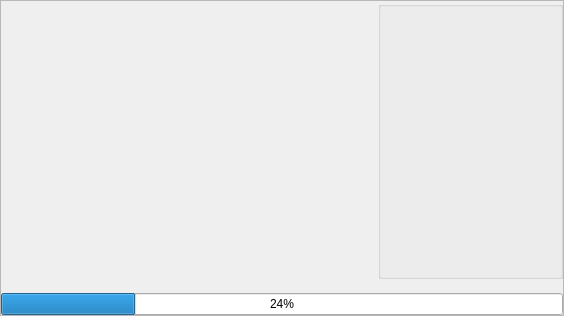
<?xml version="1.0" encoding="UTF-8"?>
<ui version="4.0">
 <class>CoverManagerWindow</class>
 <widget class="QWidget" name="CoverManagerWindow">
  <property name="geometry">
   <rect>
    <x>0</x>
    <y>0</y>
    <width>564</width>
    <height>316</height>
   </rect>
  </property>
  <property name="contextMenuPolicy">
   <enum>Qt::DefaultContextMenu</enum>
  </property>
  <property name="windowTitle">
   <string>CoverFlow</string>
  </property>
  <layout class="QGridLayout" name="gridLayout_2">
   <property name="margin">
    <number>0</number>
   </property>
   <property name="spacing">
    <number>0</number>
   </property>
   <item row="0" column="0">
    <widget class="QFrame" name="frame">
     <property name="contextMenuPolicy">
      <enum>Qt::CustomContextMenu</enum>
     </property>
     <property name="frameShape">
      <enum>QFrame::StyledPanel</enum>
     </property>
     <property name="frameShadow">
      <enum>QFrame::Plain</enum>
     </property>
     <property name="lineWidth">
      <number>0</number>
     </property>
     <layout class="QGridLayout" name="gridLayout">
      <property name="margin">
       <number>0</number>
      </property>
      <property name="spacing">
       <number>0</number>
      </property>
      <item row="0" column="1">
       <widget class="QGroupBox" name="groupBox_sideBox">
        <property name="minimumSize">
         <size>
          <width>185</width>
          <height>0</height>
         </size>
        </property>
        <property name="maximumSize">
         <size>
          <width>185</width>
          <height>16777215</height>
         </size>
        </property>
        <property name="layoutDirection">
         <enum>Qt::LeftToRight</enum>
        </property>
        <property name="title">
         <string/>
        </property>
        <property name="flat">
         <bool>true</bool>
        </property>
        <layout class="QVBoxLayout" name="verticalLayout">
         <property name="spacing">
          <number>0</number>
         </property>
         <property name="margin">
          <number>0</number>
         </property>
         <item>
          <widget class="QLabel" name="label_disc">
           <property name="minimumSize">
            <size>
             <width>160</width>
             <height>160</height>
            </size>
           </property>
           <property name="maximumSize">
            <size>
             <width>160</width>
             <height>160</height>
            </size>
           </property>
           <property name="text">
            <string/>
           </property>
          </widget>
         </item>
         <item>
          <spacer name="verticalSpacer">
           <property name="orientation">
            <enum>Qt::Vertical</enum>
           </property>
           <property name="sizeHint" stdset="0">
            <size>
             <width>0</width>
             <height>248</height>
            </size>
           </property>
          </spacer>
         </item>
        </layout>
       </widget>
      </item>
      <item row="0" column="0">
       <widget class="PictureFlow" name="pictureFlow">
        <property name="sizePolicy">
         <sizepolicy hsizetype="Expanding" vsizetype="Expanding">
          <horstretch>0</horstretch>
          <verstretch>0</verstretch>
         </sizepolicy>
        </property>
        <property name="minimumSize">
         <size>
          <width>234</width>
          <height>270</height>
         </size>
        </property>
        <property name="contextMenuPolicy">
         <enum>Qt::NoContextMenu</enum>
        </property>
        <property name="backgroundColor">
         <color>
          <red>0</red>
          <green>0</green>
          <blue>0</blue>
         </color>
        </property>
       </widget>
      </item>
      <item row="1" column="0" colspan="2">
       <widget class="QLabel" name="label_info">
        <property name="palette">
         <palette>
          <active>
           <colorrole role="WindowText">
            <brush brushstyle="SolidPattern">
             <color alpha="255">
              <red>200</red>
              <green>200</green>
              <blue>200</blue>
             </color>
            </brush>
           </colorrole>
          </active>
          <inactive>
           <colorrole role="WindowText">
            <brush brushstyle="SolidPattern">
             <color alpha="255">
              <red>200</red>
              <green>200</green>
              <blue>200</blue>
             </color>
            </brush>
           </colorrole>
          </inactive>
          <disabled>
           <colorrole role="WindowText">
            <brush brushstyle="SolidPattern">
             <color alpha="255">
              <red>118</red>
              <green>116</green>
              <blue>108</blue>
             </color>
            </brush>
           </colorrole>
          </disabled>
         </palette>
        </property>
        <property name="text">
         <string/>
        </property>
       </widget>
      </item>
      <item row="2" column="0" colspan="2">
       <widget class="QProgressBar" name="progressBar_loading">
        <property name="value">
         <number>24</number>
        </property>
        <property name="alignment">
         <set>Qt::AlignCenter</set>
        </property>
       </widget>
      </item>
     </layout>
    </widget>
   </item>
  </layout>
 </widget>
 <customwidgets>
  <customwidget>
   <class>PictureFlow</class>
   <extends>QWidget</extends>
   <header>pictureflow.h</header>
  </customwidget>
 </customwidgets>
 <resources/>
 <connections/>
</ui>
